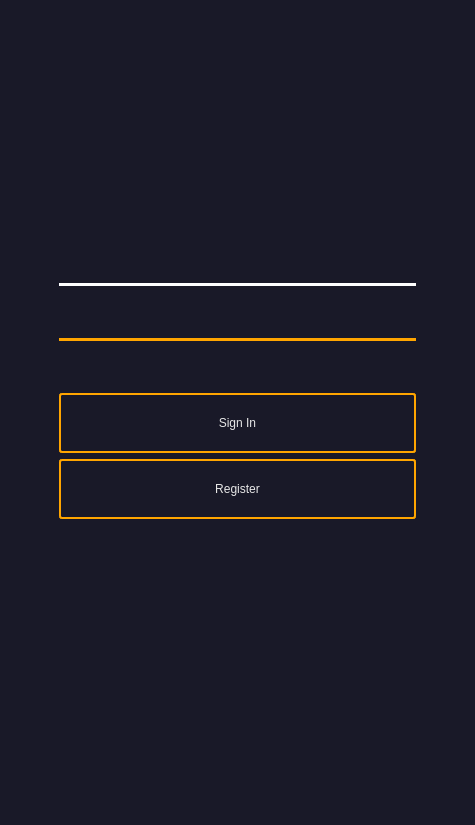
<?xml version="1.0" encoding="UTF-8"?>
<ui version="4.0">
 <class>Form</class>
 <widget class="QWidget" name="Form">
  <property name="geometry">
   <rect>
    <x>0</x>
    <y>0</y>
    <width>475</width>
    <height>825</height>
   </rect>
  </property>
  <property name="windowTitle">
   <string>Form</string>
  </property>
  <layout class="QVBoxLayout" name="verticalLayout" stretch="0">
   <property name="leftMargin">
    <number>0</number>
   </property>
   <property name="topMargin">
    <number>0</number>
   </property>
   <property name="rightMargin">
    <number>0</number>
   </property>
   <property name="bottomMargin">
    <number>0</number>
   </property>
   <item>
    <layout class="QHBoxLayout" name="horizontalLayout_3" stretch="1">
     <property name="spacing">
      <number>0</number>
     </property>
     <item>
      <widget class="QWidget" name="widget" native="true">
       <property name="maximumSize">
        <size>
         <width>16777215</width>
         <height>16777215</height>
        </size>
       </property>
       <property name="styleSheet">
        <string notr="true">.QWidget{background-color: rgb(25,25, 40);}</string>
       </property>
       <layout class="QVBoxLayout" name="verticalLayout_2">
        <property name="leftMargin">
         <number>9</number>
        </property>
        <property name="topMargin">
         <number>0</number>
        </property>
        <property name="rightMargin">
         <number>0</number>
        </property>
        <property name="bottomMargin">
         <number>0</number>
        </property>
        <item alignment="Qt::AlignRight">
         <widget class="QPushButton" name="pushButton_3">
          <property name="minimumSize">
           <size>
            <width>35</width>
            <height>25</height>
           </size>
          </property>
          <property name="maximumSize">
           <size>
            <width>35</width>
            <height>25</height>
           </size>
          </property>
          <property name="styleSheet">
           <string notr="true"/>
          </property>
          <property name="text">
           <string/>
          </property>
          <property name="icon">
           <iconset resource="resources.qrc">
            <normaloff>:/icons/icons/x.svg</normaloff>:/icons/icons/x.svg</iconset>
          </property>
          <property name="iconSize">
           <size>
            <width>24</width>
            <height>24</height>
           </size>
          </property>
          <property name="flat">
           <bool>true</bool>
          </property>
         </widget>
        </item>
        <item>
         <layout class="QVBoxLayout" name="verticalLayout_3">
          <property name="topMargin">
           <number>15</number>
          </property>
          <item alignment="Qt::AlignHCenter">
           <widget class="QLabel" name="label">
            <property name="minimumSize">
             <size>
              <width>100</width>
              <height>150</height>
             </size>
            </property>
            <property name="maximumSize">
             <size>
              <width>150</width>
              <height>150</height>
             </size>
            </property>
            <property name="styleSheet">
             <string notr="true">image: url(:/icons/icons/rocket_48x48.png);</string>
            </property>
            <property name="text">
             <string/>
            </property>
           </widget>
          </item>
          <item>
           <layout class="QFormLayout" name="formLayout_2">
            <property name="leftMargin">
             <number>50</number>
            </property>
            <property name="topMargin">
             <number>35</number>
            </property>
            <property name="rightMargin">
             <number>59</number>
            </property>
            <item row="0" column="0">
             <widget class="QLabel" name="label_2">
              <property name="styleSheet">
               <string notr="true">color: rgb(231, 231, 231);
font: 15pt &quot;Verdana&quot;;</string>
              </property>
              <property name="text">
               <string>&lt;html&gt;&lt;head/&gt;&lt;body&gt;&lt;p&gt;&lt;img src=&quot;:/icons/icons/user.svg&quot;/&gt;&lt;/p&gt;&lt;/body&gt;&lt;/html&gt;</string>
              </property>
             </widget>
            </item>
            <item row="0" column="1">
             <widget class="QLineEdit" name="lineEdit">
              <property name="minimumSize">
               <size>
                <width>0</width>
                <height>40</height>
               </size>
              </property>
              <property name="styleSheet">
               <string notr="true">QLineEdit {
      color: rgb(231, 231, 231);
      font: 15pt &quot;Verdana&quot;;
      border: None;
      border-bottom-color: white;
      border-radius: 10px;
      padding: 0 8px;
      background: rgb(25, 25, 40);
      selection-background-color: darkgray;
}</string>
              </property>
             </widget>
            </item>
            <item row="1" column="0" colspan="2">
             <widget class="Line" name="line">
              <property name="styleSheet">
               <string notr="true">border: 2px solid white;</string>
              </property>
              <property name="orientation">
               <enum>Qt::Horizontal</enum>
              </property>
             </widget>
            </item>
            <item row="2" column="0">
             <widget class="QLabel" name="label_3">
              <property name="styleSheet">
               <string notr="true">color: rgb(231, 231, 231);
font: 15pt &quot;Verdana&quot;;</string>
              </property>
              <property name="text">
               <string>&lt;html&gt;&lt;head/&gt;&lt;body&gt;&lt;p&gt;&lt;img src=&quot;:/icons/icons/lock.svg&quot;/&gt;&lt;/p&gt;&lt;/body&gt;&lt;/html&gt;</string>
              </property>
             </widget>
            </item>
            <item row="2" column="1">
             <widget class="QLineEdit" name="lineEdit_2">
              <property name="minimumSize">
               <size>
                <width>0</width>
                <height>40</height>
               </size>
              </property>
              <property name="styleSheet">
               <string notr="true">QLineEdit {
      color: orange;
      font: 15pt &quot;Verdana&quot;;
      border: None;
      border-bottom-color: white;
      border-radius: 10px;
      padding: 0 8px;
      background: rgb(25, 25, 40);
      selection-background-color: darkgray;
}</string>
              </property>
             </widget>
            </item>
            <item row="3" column="0" colspan="2">
             <widget class="Line" name="line_2">
              <property name="styleSheet">
               <string notr="true">border: 2px solid orange;</string>
              </property>
              <property name="orientation">
               <enum>Qt::Horizontal</enum>
              </property>
             </widget>
            </item>
            <item row="4" column="0" colspan="2">
             <spacer name="verticalSpacer">
              <property name="orientation">
               <enum>Qt::Vertical</enum>
              </property>
              <property name="sizeHint" stdset="0">
               <size>
                <width>20</width>
                <height>40</height>
               </size>
              </property>
             </spacer>
            </item>
            <item row="5" column="0" colspan="2">
             <widget class="QPushButton" name="pushButton">
              <property name="sizePolicy">
               <sizepolicy hsizetype="Minimum" vsizetype="Fixed">
                <horstretch>0</horstretch>
                <verstretch>0</verstretch>
               </sizepolicy>
              </property>
              <property name="minimumSize">
               <size>
                <width>0</width>
                <height>60</height>
               </size>
              </property>
              <property name="autoFillBackground">
               <bool>false</bool>
              </property>
              <property name="styleSheet">
               <string notr="true">color: rgb(231, 231, 231);
font: 17pt &quot;Verdana&quot;;
border: 2px solid orange;
padding: 5px;
border-radius: 3px;
opacity: 200;
</string>
              </property>
              <property name="text">
               <string>Sign In</string>
              </property>
              <property name="autoDefault">
               <bool>false</bool>
              </property>
              <property name="default">
               <bool>false</bool>
              </property>
              <property name="flat">
               <bool>false</bool>
              </property>
             </widget>
            </item>
            <item row="6" column="0" colspan="2">
             <widget class="QPushButton" name="pushButton_2">
              <property name="minimumSize">
               <size>
                <width>0</width>
                <height>60</height>
               </size>
              </property>
              <property name="styleSheet">
               <string notr="true">color: rgb(231, 231, 231);
font: 17pt &quot;Verdana&quot;;
border: 2px solid orange;
padding: 5px;
border-radius: 3px;
opacity: 200;
</string>
              </property>
              <property name="text">
               <string>Register</string>
              </property>
              <property name="default">
               <bool>false</bool>
              </property>
              <property name="flat">
               <bool>false</bool>
              </property>
             </widget>
            </item>
           </layout>
          </item>
          <item>
           <spacer name="verticalSpacer_2">
            <property name="orientation">
             <enum>Qt::Vertical</enum>
            </property>
            <property name="sizeHint" stdset="0">
             <size>
              <width>20</width>
              <height>40</height>
             </size>
            </property>
           </spacer>
          </item>
         </layout>
        </item>
       </layout>
      </widget>
     </item>
    </layout>
   </item>
  </layout>
 </widget>
 <resources>
  <include location="icons.qrc"/>
  <include location="resources.qrc"/>
 </resources>
 <connections/>
</ui>
